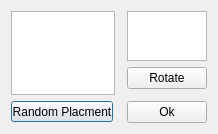
<?xml version="1.0" encoding="UTF-8"?>
<ui version="4.0">
 <class>ShipPlacement</class>
 <widget class="QDialog" name="ShipPlacement">
  <property name="geometry">
   <rect>
    <x>0</x>
    <y>0</y>
    <width>218</width>
    <height>134</height>
   </rect>
  </property>
  <property name="sizePolicy">
   <sizepolicy hsizetype="Fixed" vsizetype="Fixed">
    <horstretch>0</horstretch>
    <verstretch>0</verstretch>
   </sizepolicy>
  </property>
  <property name="windowTitle">
   <string>Dialog</string>
  </property>
  <layout class="QGridLayout" name="gridLayout">
   <item row="0" column="2">
    <widget class="QTableWidget" name="ship">
     <property name="minimumSize">
      <size>
       <width>50</width>
       <height>50</height>
      </size>
     </property>
     <property name="maximumSize">
      <size>
       <width>200</width>
       <height>200</height>
      </size>
     </property>
    </widget>
   </item>
   <item row="2" column="2">
    <spacer name="verticalSpacer">
     <property name="orientation">
      <enum>Qt::Vertical</enum>
     </property>
     <property name="sizeHint" stdset="0">
      <size>
       <width>20</width>
       <height>40</height>
      </size>
     </property>
    </spacer>
   </item>
   <item row="0" column="0" rowspan="3">
    <widget class="SeaField" name="field"/>
   </item>
   <item row="3" column="0">
    <widget class="QPushButton" name="random">
     <property name="sizePolicy">
      <sizepolicy hsizetype="Fixed" vsizetype="Fixed">
       <horstretch>0</horstretch>
       <verstretch>0</verstretch>
      </sizepolicy>
     </property>
     <property name="minimumSize">
      <size>
       <width>102</width>
       <height>21</height>
      </size>
     </property>
     <property name="maximumSize">
      <size>
       <width>102</width>
       <height>21</height>
      </size>
     </property>
     <property name="text">
      <string>Random Placment</string>
     </property>
    </widget>
   </item>
   <item row="3" column="2">
    <widget class="QPushButton" name="ok">
     <property name="text">
      <string>Ok</string>
     </property>
    </widget>
   </item>
   <item row="1" column="2">
    <widget class="QPushButton" name="rotate">
     <property name="text">
      <string>Rotate</string>
     </property>
    </widget>
   </item>
   <item row="0" column="3">
    <spacer name="horizontalSpacer">
     <property name="orientation">
      <enum>Qt::Horizontal</enum>
     </property>
     <property name="sizeHint" stdset="0">
      <size>
       <width>40</width>
       <height>20</height>
      </size>
     </property>
    </spacer>
   </item>
   <item row="4" column="0" colspan="2">
    <spacer name="verticalSpacer_2">
     <property name="orientation">
      <enum>Qt::Vertical</enum>
     </property>
     <property name="sizeHint" stdset="0">
      <size>
       <width>20</width>
       <height>40</height>
      </size>
     </property>
    </spacer>
   </item>
  </layout>
 </widget>
 <customwidgets>
  <customwidget>
   <class>SeaField</class>
   <extends>QTableWidget</extends>
   <header>seafield.h</header>
  </customwidget>
 </customwidgets>
 <resources/>
 <connections/>
</ui>
